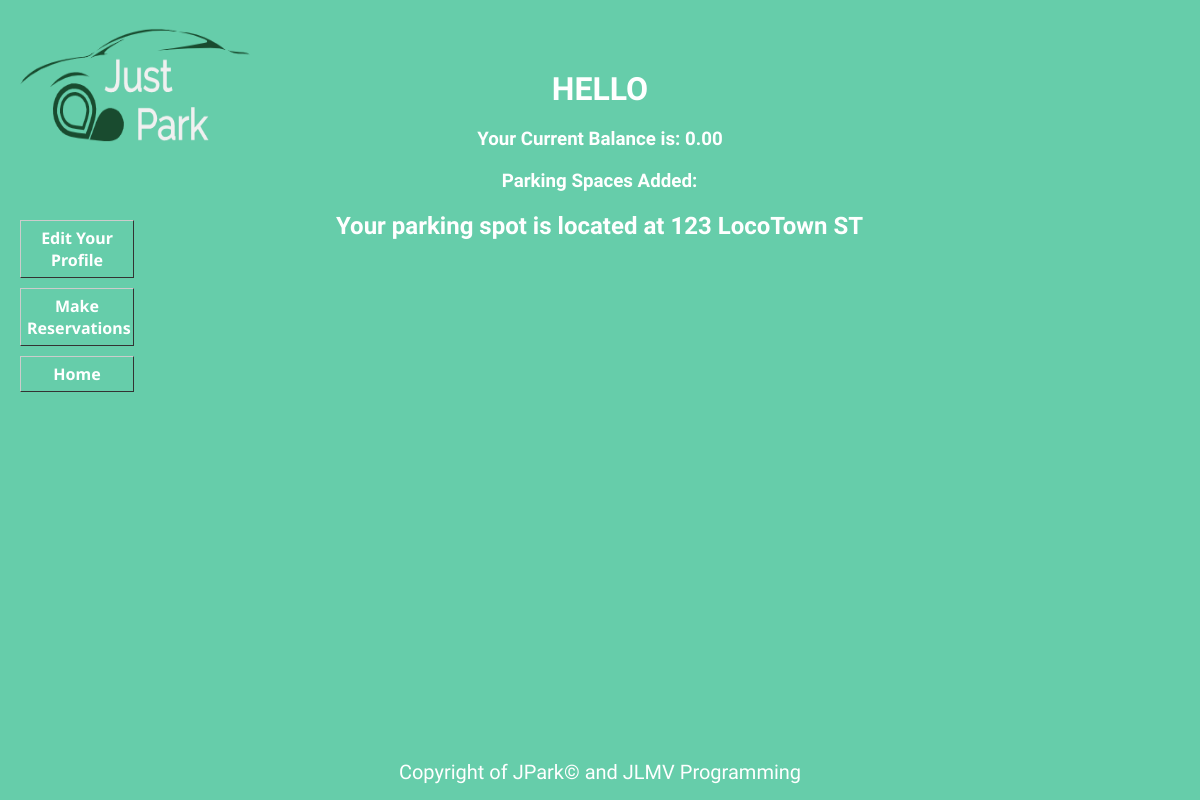
Before: /profile/1 (signed in) with the older database file.
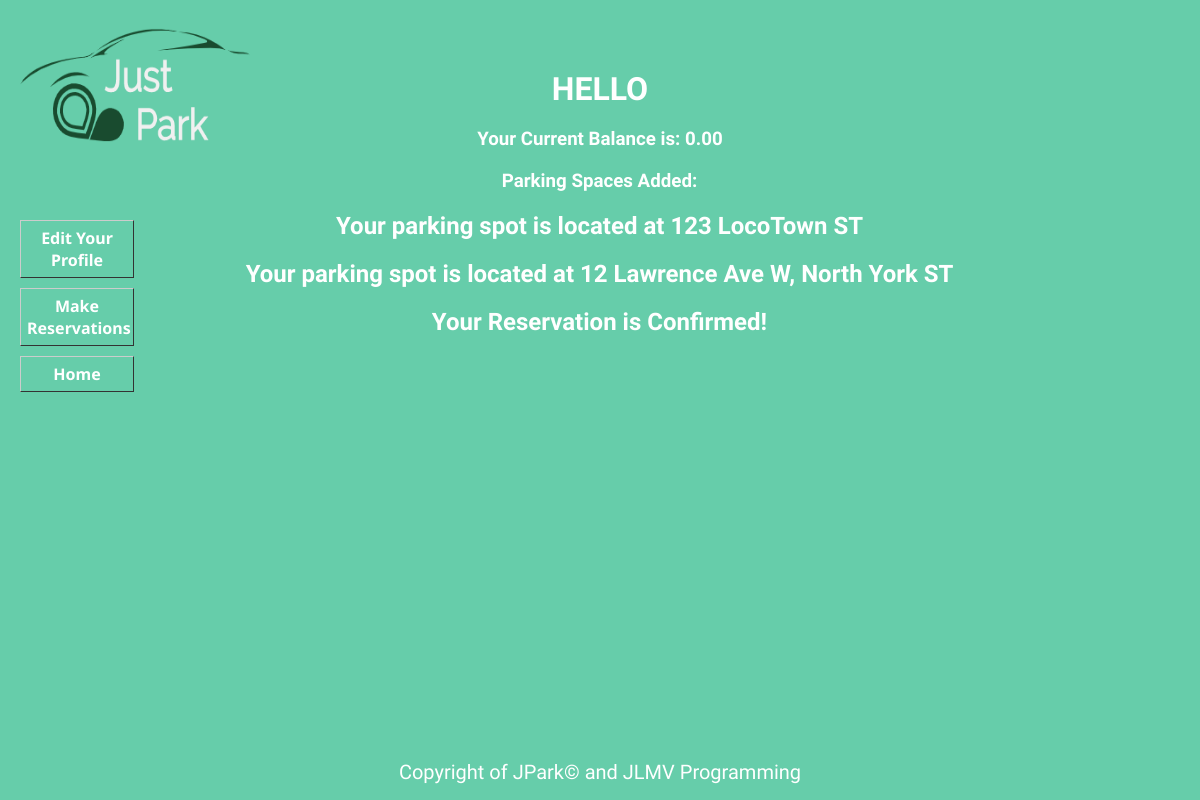
After: the same page with the newer database file.
### jpark/models.py (models this page shows, shortened)
class CustomUser(AbstractUser):
    license_plate = models.CharField(max_length=255, null=True)
    phone_number = models.CharField(max_length=255, null=True)
    balance = MoneyField(max_digits=14, decimal_places=2, default_currency='CAD')

class Parking(models.Model):
    CHOICES_IN_STREET_TYPES = (
        ('ST', 'Street'),
        ('AVE', 'Avenue'),
        ('BLVD', 'Boulevard'),
        ('RD', 'Road'),
    );
    PROVINCE_CHOICES = (
        ('BC', 'British Columbia'),
        ('MB', 'Manitoba'),
        ('NB', 'New Brunswick'),
        ('NL', 'Newfoundland and Labrador'),
        ('NT', 'Northwest Territories'),
        ('NS', 'Nova Scotia'),
        ('NU', 'Nunavut'),
        ('ON', 'Ontario'),
        ('PE', 'Prince Edward Island'),
        ('QC', 'Québec'),
        ('SK', 'Saskatchewan'),
        ('YT', 'Yukon'),
    );
    owner = models.ForeignKey(CustomUser, on_delete=models.CASCADE, related_name='owned_parking_lots')
    drivers = models.ManyToManyField(CustomUser, through='Reservation', related_name='reserved_parking_lots')
    street_type = models.CharField(max_length=4, choices=CHOICES_IN_STREET_TYPES, default='ST')
    street_name = models.CharField(max_length=255)
    street_number = models.IntegerField()
    zip_code = models.CharField(max_length=6)
    province = models.CharField(max_length=255, choices=PROVINCE_CHOICES, default='ON')
    city = models.CharField(max_length=255)
    image = models.URLField(max_length=255, null=True)
    phone = models.IntegerField()
    description = models.TextField(null=True)
    opening_time = models.TimeField()
    closing_time = models.TimeField()
    hourly_rate = models.IntegerField()
    class Meta():
        permissions = (("can_edit_parking", "User Can edit Parking"),)
    def __str__(self):
        return "Your parking spot is located at {} {} {}".format(self.street_number, self.street_name, self.street_type)

class Reservation(models.Model):
    User = models.ForeignKey(CustomUser, related_name='reservations_made', on_delete=models.CASCADE)
    parking = models.ForeignKey(Parking, related_name='reservations', on_delete=models.CASCADE)
    starting_time = models.TimeField()
    ending_time = models.TimeField()
    notes = models.TextField(blank=True)
    def __str__(self):
        return f'Your Reservation is Confirmed!'

### jpark/views.py (the view)
# urls.py: path('profile/<int:id>', profile_view, name="profile"),
@login_required
def profile_view(request, id):
    profile = CustomUser.objects.get(pk=id)
    parking = Parking.objects.filter(owner=id)
    reservation = Reservation.objects.filter(parking=id)
    context = {
        'profile': profile,
        'parking': parking,
        'reservations':reservation
        }
    return render(request, 'profile.html', context)

### jpark/templates/profile.html
{% extends 'base.html' %}
{% block content %}
<h1>Hello {{ user.first_name }}</h1>
    <h3>Your Current Balance is: {{ user.balance }}</h3>
  <div id="profileid">
    <a class="profilelinks" href="{% url 'editprofile' %}">Edit Your Profile</a>
    <a class="profilelinks" href="{% url 'reservations'%}">Make Reservations</a>
    <a class="profilelinks" href="{% url 'mainpage'%}">Home</a>
  </div>
<div id="profileinfoid">
  <h3 class="parkingspacesadded">Parking Spaces Added:</h3>
  {% for spot in parking %}
    <h2 class="parkingspacesadded">{{ spot }}</h2>
  {% endfor %}
  {% for myspot in reservations %}
    <h2 class="parkingspacesadded">{{ myspot }}</h2>
</div>
  {% endfor %}
{% endblock %}

### jpark/templates/base.html (shortened to what this page needs)
{% load staticfiles %}
<!DOCTYPE html>
<html>
  <head>
    <link rel="stylesheet" type="text/css" href="/static/main.css">
  </head>
  <body>
    {% block content %}
    {% endblock %}
    <img class="logo" src="{% static '/images/my_logo.png' %}" alt="" width="300" height="200">
  </body>
  <footer>Copyright of JPark© and JLMV Programming</footer>
</html>

### jpark/static/main.css (style rules this page uses)
body { margin: 50px auto; border-radius: 2px; padding: 20px; font-family: 'Noto Sans', sans-serif; background-color: mediumaquamarine; color: white; }
h1 { display: block; text-align: center; padding: 0; margin: 0px 0px 20px 0px; color: white; text-transform: uppercase; font-family: 'Raleway', sans-serif; }
h2 { color: white; font-family: 'Raleway', sans-serif; }
h3 { display: block; text-align: center; padding: 0; margin: 0px 0px 20px 0px; color: white; font-family: 'Raleway', sans-serif; }
a:link, a:default, a:visited { background-color: transparent; display: block; margin: 10px auto; color: white; }
.logo { position: absolute; left: -15px; top: -15px; max-height: 100%; max-width: 100%; }
.profilelinks { display: block; font: bold 16px 'Noto Sans'; text-decoration: none; background-color: transparent; color: white; padding: 6px 6px 6px 6px; border-top: 1px solid #CCCCCC; border-right: 1px solid #333333; border-bottom: 1px solid #333333; border-left: 1px solid #CCCCCC; width: 100px; text-align: center; }
.parkingspacesadded { text-align: center; margin-right: 115px; }
#profileinfoid { margin: 0px 0px 0px 0px; }
#profileid { margin-top: 40px; float: left }
footer { position: fixed; bottom: 0; right: 0; left: 0; text-align: center; padding: 1rem; font-family: 'Cute Font', cursive; font-size: 20px; color: white; }

Changed rows visible on the page:
added Parking: street_number+street_name+street_type "Your parking spot is located at 12 Lawrence Ave W, North York ST"
added Reservation: myspot "Your Reservation is Confirmed!"
